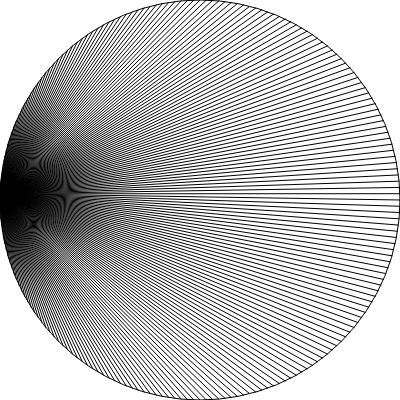
Frame 1 (no input)
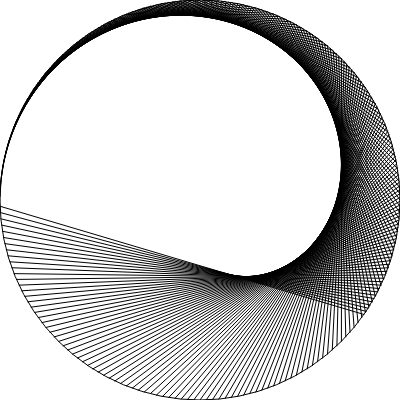
Frame 60 (no input)
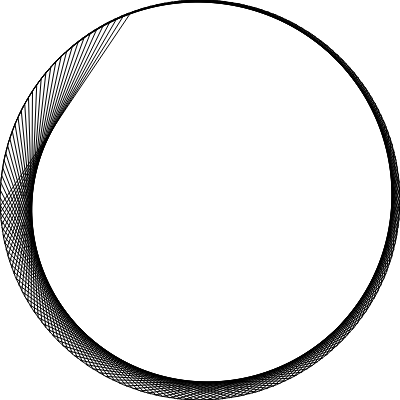
Frame 120 (the mouse pressed at the canvas centre since frame 60)

The p5.js sketch that drew these frames (run headless with seeded random() and noise() and a simulated clock; from frame 60 on, the mouse is pressed at the canvas centre):

// p5.js sketch
// ── sketch.js
var total = 200;
var factor = 0;

function setup(){
  createCanvas(400, 400);
}

function draw(){
  background(255);
  factor+=0.01;
  translate(width/2, height/2);
  var r = width/2;
  push();
  stroke(0);
  noFill();
  circle(0, 0, r*2);
  pop();

  var sz = 5;
  for(var i=0;i<total;i++){
    var a = getVector(i, r);
    var b = getVector((i*factor)%total, r);
    push();
    stroke(0);
    line(a.x, a.y, b.x, b.y);
    pop();
  }
}

function getVector(i, l){
  var angle = map(i, 0, total, 0, Math.PI*2);
  return p5.Vector.fromAngle(angle+Math.PI, l);
}
